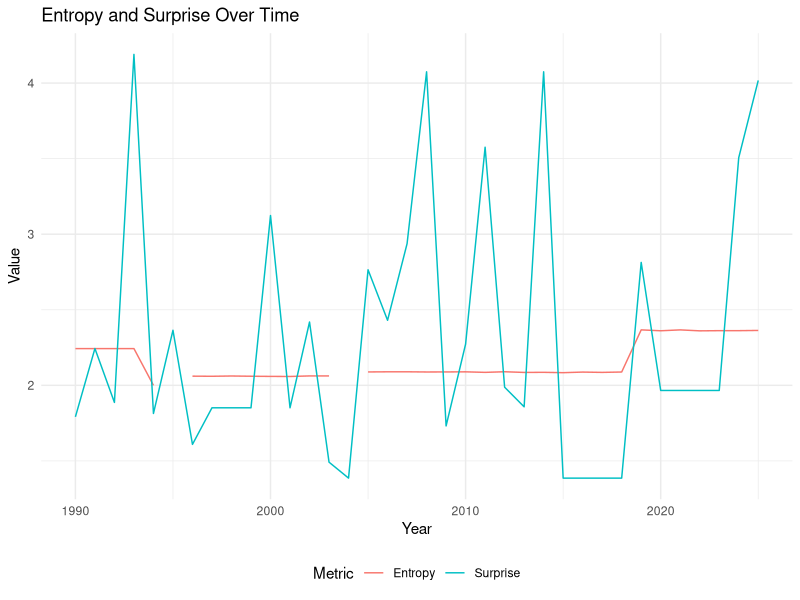

Reproduce this figure in R. (Note: this script raises an error after producing the figure.)
# set seed
set.seed(42)

# load required libraries
library(tidyverse)

# read in data
odds = read_csv("nba_lottery_odds.csv")

# normalize within each year so they sum to 1
odds = odds %>%
  group_by(Year) %>%
  mutate(Prob = Chances / sum(Chances)) %>%
  ungroup()

# filter to only the team that got pick 1 each year
first_picks = odds %>%
  filter(Pick == 1) %>%
  mutate(Surprise = -log(Prob))

# define a function for entropy
entropy = function(prob_list) {
  -sum(prob_list * log(prob_list))
}

# compute entropy per year
entropy_by_year = odds %>%
  group_by(Year) %>%
  summarise(Entropy = entropy(Prob)) %>%
  ungroup()

# merge entropy and surprise dataframes
merged_data = inner_join(entropy_by_year, 
                         first_picks %>% select(Year, Surprise), 
                         by = "Year") %>%
  select(Year, Entropy, Surprise)

# calculate totals
total_entropy = sum(merged_data$Entropy)
total_surprise = sum(merged_data$Surprise)

cat(sprintf("Total Entropy: %f\n", total_entropy))
cat(sprintf("Total Surprise: %f\n", total_surprise))

# plot entropy and surprise over time
ggplot(merged_data, aes(x = Year)) +
  geom_line(aes(y = Entropy, color = "Entropy")) +
  geom_line(aes(y = Surprise, color = "Surprise")) +
  labs(title = "Entropy and Surprise Over Time",
       x = "Year", y = "Value", color = "Metric") +
  theme_minimal() +
  theme(legend.position = "bottom")

# simulation using tidyverse approach
n_samples = 1000000

# use purrr to simulate across all years
surprise_simulations = odds %>%
  group_by(Year) %>%
  group_map(~ {
    probs = .x$Prob
    sampled_indices = sample(length(probs), size = n_samples, replace = TRUE, prob = probs)
    sampled_probs = probs[sampled_indices]
    -log(sampled_probs)
  }) %>%
  set_names(unique(odds$Year))

# convert to tibble using tidyverse
surprise_df = map_dfr(surprise_simulations, ~ tibble(Surprise = .x), .id = "Year") %>%
  mutate(Year = as.numeric(Year))

# create matrix and calculate row sums using tidyverse
sim_total_surprises_array = surprise_simulations %>%
  bind_cols() %>%
  as.matrix()

sim_total_surprises_sum = sim_total_surprises_array %>%
  rowSums()

cat(sprintf("Average simulated surprise: %f\n", mean(sim_total_surprises_sum)))
cat(sprintf("Total Entropy: %f\n", total_entropy))
cat(sprintf("Total Surprise: %f\n", total_surprise))

# calculate proportion of simulations with surprise >= actual surprise
right_tail_prob = mean(sim_total_surprises_sum >= total_surprise)
right_tail_pct = right_tail_prob * 100

# create histogram with shading using tidyverse
tibble(surprise = sim_total_surprises_sum, greater = (surprise > total_surprise)) %>%
  ggplot(aes(x = surprise)) +
  geom_histogram(aes(y = ..density..), bins = 50, fill = "lightcoral", alpha = 0.7) +
  geom_vline(xintercept = total_surprise, color = "navy", linetype = "dashed", size = 1) +
  annotate("text", x = total_surprise, y = Inf, 
           label = sprintf("Right-tail Prob: %.2f%%", right_tail_pct),
           vjust = 2, hjust = -0.05, color = "navy", size = 4) +
  labs(title = "Distribution of Total Surprise Across All Simulated Lotteries",
       x = "Total Surprise (Sum of -ln(prob))", y = "Density") +
  theme_minimal()

cat(sprintf("P-value for actual outcome: %.6g\n", right_tail_prob))